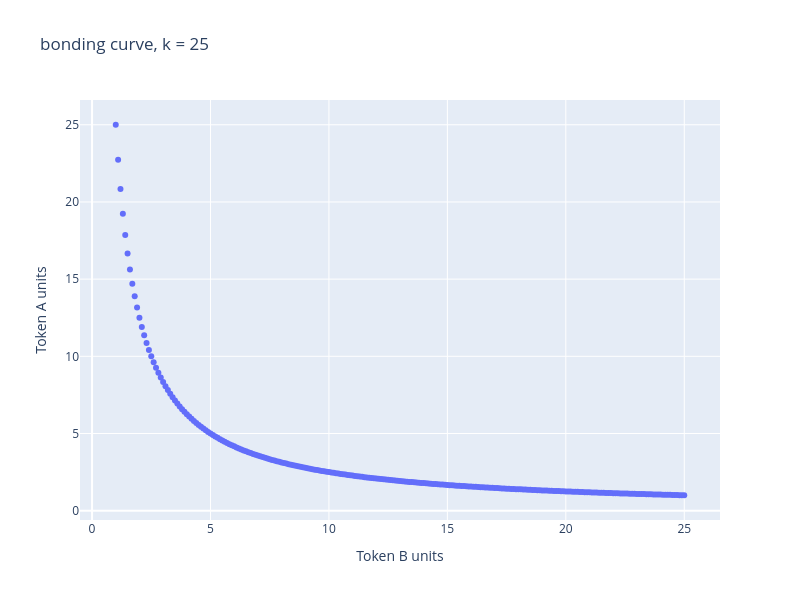

Notebook code for this chart:
### Markdown cell above
# Impermanent Loss for Simplified AMM

Asset prices on DEXes can differ from CEXes due to different pricing mechanisms, presenting arbitrage opportunities. Post-arbitrage, the value of the pair held in a DEX pool can be lower than holding it off-chain. The percentage difference is known as "impermanent loss" (IL). We explain and model impermanent loss over a simplified AMM pool. 

## Background

#### Constant Product
DEXes, or decentralized exchanges, do not rely on order books to determine asset prices. Instead the largest DEXes such as Uniswap, Curve are AMMs (automated market makers) that rely on a constant product bonding curve, where two or more tokens are deposited into a pool and the price of each token depends on the ratio of their units denominated in the other. This ratio updates as tokens are swapped and liquidity is deposited/withdrawn.

We plot the bonding curve of a simplified pool with following parameters:
- 5 units of Token A
- 5 units of Token B
- constant product of 25
- no fees

### Code cell
# px.scatter(x=np.geomspace(1,25), y=25/np.geomspace(1,25), title='bonding curve, k = 25')
px.scatter(
    x=np.arange(1,25.1,0.1), 
    y=25/np.arange(1,25.1,0.1), 
    title='bonding curve, k = 25', 
    labels={ 
        "x": "Token B units",  
        "y": "Token A units"
    },
    width=800, 
    height=600,
)

### Figure 1 — Plotly figure (JSON) as saved in the notebook; plotly's stock layout.template omitted (floating-point values rounded to 4 significant figures; data arrays with more than 128 entries replaced by an {"elided": "..."} marker saying what was removed)
{"data": [{"hovertemplate": "Token B units=%{x}<br>Token A units=%{y}<extra></extra>", "legendgroup": "", "marker": {"color": "#636efa", "symbol": "circle"}, "mode": "markers", "name": "", "orientation": "v", "showlegend": false, "type": "scatter", "x": {"elided": "241 float values"}, "xaxis": "x", "y": {"elided": "241 float values"}, "yaxis": "y"}], "layout": {"height": 600, "legend": {"tracegroupgap": 0}, "title": {"text": "bonding curve, k = 25"}, "width": 800, "xaxis": {"anchor": "y", "autorange": true, "domain": [0, 1], "range": [-0.5092, 26.51], "title": {"text": "Token B units"}, "type": "linear"}, "yaxis": {"anchor": "x", "autorange": true, "domain": [0, 1], "range": [-0.6032, 26.6], "title": {"text": "Token A units"}, "type": "linear"}}}
